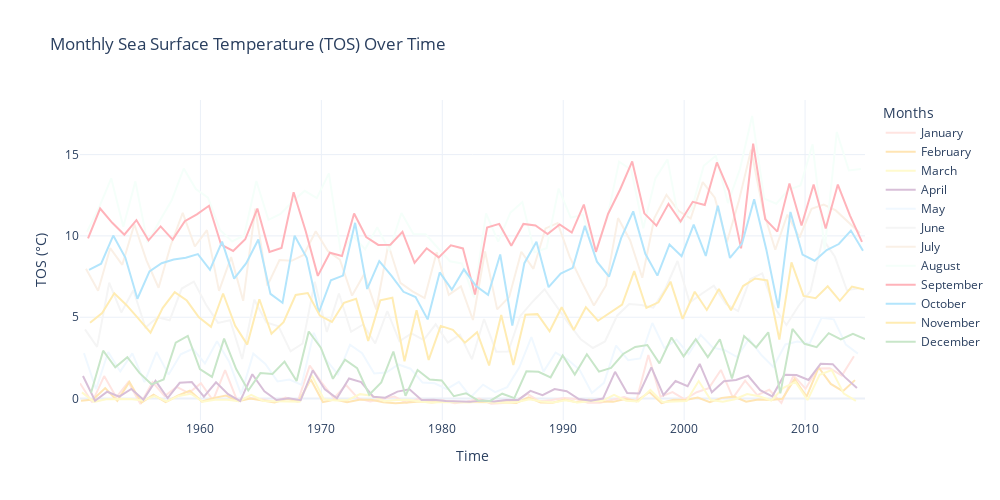

This figure's notebook cell:
### Markdown cell above
### 2.3. Visualization of the evolution of the sea surface temperature of historical Copernicus data 

To improve the readability of this data, we can use plotly to create a slightly more interactive graph and look at the evolution of our variable tos (sea surface temperature) for each month, from 1950 to 2014. 🌡️

### Code cell
# Adding of a column "month" in our previous dataframe tos_df 
tos_df["Month"] = tos_df["Time"].dt.month
tos_df["Month_Name"] = tos_df["Month"].apply(lambda x: calendar.month_name[x])  # Months names

# Initialization of the figure
fig = go.Figure()

# Pastel shades (so as not to irritate the eyes, small details count :D)
colors = [
    "mistyrose", "#FFE5B4", "lemonchiffon", "thistle", "aliceblue",
    "#F5F5F5", "#FAF0E6", "mintcream", "#FFB3BA", "#B3E5FC", "#FFECB3", "#C8E6C9"
]

# A curve per month
for month, color in zip(range(1, 13), colors):
    month_name = calendar.month_name[month]
    month_data = tos_df[tos_df["Month"] == month]
    fig.add_trace(go.Scatter(
        x=month_data["Time"],
        y=month_data["TOS"],
        mode="lines",
        name=month_name,  # Month in the legend
        line=dict(color=color, width=2),
        hoverinfo="x+y+name"
    ))


fig.update_layout(
    title="Monthly Sea Surface Temperature (TOS) Over Time",
    xaxis_title="Time",
    yaxis_title="TOS (°C)",
    template="plotly_white",
    legend_title="Months",
    hovermode="x unified",
    width=1000,  
    height=500,  
)

# Display graph
fig.show()

output_path = os.path.join(results_dir, "tos_graphic_historical.html")
fig.write_html(output_path)
